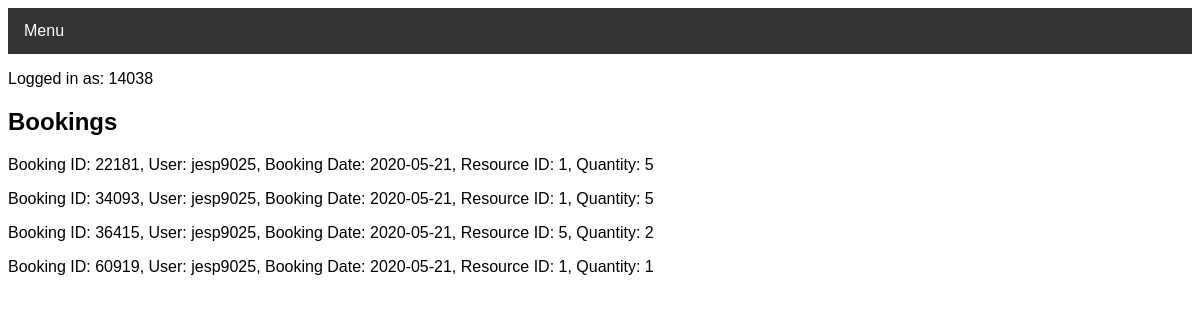
The page /bookings (signed in) on the database as committed earlier.
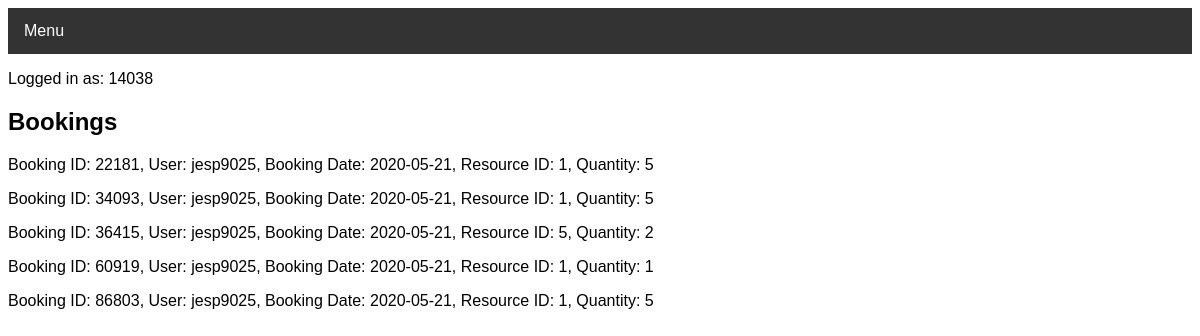
The same page on the database as committed later.
### tables this page shows
CREATE TABLE Booking (booking_id INTEGER PRIMARY KEY UNIQUE, booking_user_username STRING REFERENCES User (user_username), booking_start DATE NOT NULL, booking_resource_id INTEGER, booking_resource_quantity INTEGER);

### routes.py (the view)
@app.route("/bookings")
def bookings():
    if "name" not in session:
        return redirect(url_for("login"))
    booking.deleteOldBookings()
    lst = booking.readBooking()
    return render_template("bookings.html", data=lst, username=session['name'])

### Project.py (called while the page is built)
    def readBooking(self):
        c = self.conn.cursor()
        c.execute("SELECT 'Booking ID:', booking_id, 'User:', booking_user_username, 'Booking Date:', booking_start, 'Resource ID:', booking_resource_id, 'Quantity:', booking_resource_quantity FROM Booking;")
        lst = c.fetchall()
        c.close()
        return lst

### templates/bookings.html (shortened to what this page needs)
<!DOCTYPE html>
<head>
<link rel="stylesheet" href="../static/theme.css">
<link rel="stylesheet" type="text/css" href="../static/barstyle.css" title="style"/>
</head>
<body>
<div class="navbar">
  <div class="dropdown">
    <button class="dropbtn">Menu
      <i class="fa fa-caret-down"></i>
    </button>
  </div>
</div>
</body>
<p>Logged in as: {{ username }}</p>
<div class="container">
<h2>Bookings</h2>
<body>
   {%for value in data%}
    <p>{{value | replace("(", "") | replace(")", "") | replace(":", "=") | replace("'", "") | replace("=,", ":")}}</p>
   {%endfor%}
  </body>

Rows that differ between the two databases and show on the page:
added Booking: value "Booking ID: 86803, User: jesp9025, Booking Date: 2020-05-21, Resource ID: 1, Quantity: 5"
